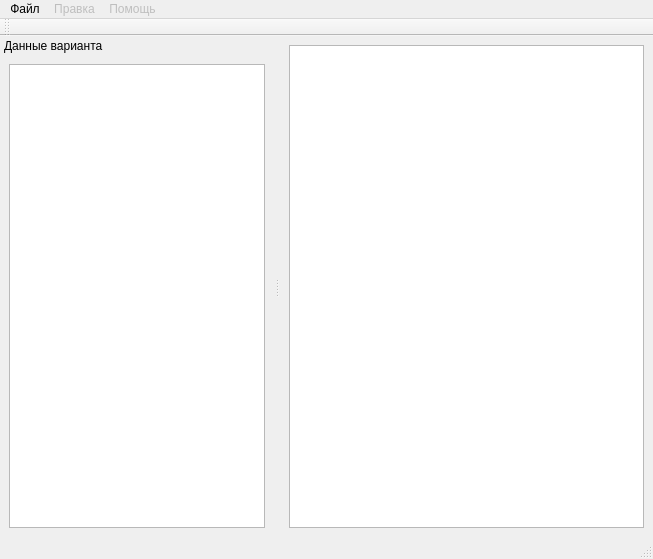
<?xml version="1.0" encoding="UTF-8"?>
<ui version="4.0">
 <class>MainWindow</class>
 <widget class="QMainWindow" name="MainWindow">
  <property name="geometry">
   <rect>
    <x>0</x>
    <y>0</y>
    <width>653</width>
    <height>559</height>
   </rect>
  </property>
  <property name="windowTitle">
   <string>MainWindow</string>
  </property>
  <widget class="QWidget" name="centralwidget">
   <layout class="QHBoxLayout" name="horizontalLayout_3">
    <item>
     <widget class="QGraphicsView" name="graphicsView"/>
    </item>
   </layout>
  </widget>
  <widget class="QMenuBar" name="menubar">
   <property name="geometry">
    <rect>
     <x>0</x>
     <y>0</y>
     <width>653</width>
     <height>21</height>
    </rect>
   </property>
   <widget class="QMenu" name="menu">
    <property name="title">
     <string>Файл</string>
    </property>
    <addaction name="newAction"/>
    <addaction name="openAction"/>
    <addaction name="separator"/>
    <addaction name="closeAction"/>
    <addaction name="separator"/>
    <addaction name="saveAction"/>
    <addaction name="saveAsAction"/>
    <addaction name="saveAllAction"/>
    <addaction name="separator"/>
    <addaction name="exitAction"/>
   </widget>
   <widget class="QMenu" name="menu_2">
    <property name="enabled">
     <bool>false</bool>
    </property>
    <property name="title">
     <string>Правка</string>
    </property>
   </widget>
   <widget class="QMenu" name="menu_3">
    <property name="enabled">
     <bool>false</bool>
    </property>
    <property name="title">
     <string>Помощь</string>
    </property>
    <addaction name="action_11"/>
   </widget>
   <addaction name="menu"/>
   <addaction name="menu_2"/>
   <addaction name="menu_3"/>
  </widget>
  <widget class="QStatusBar" name="statusbar"/>
  <widget class="QDockWidget" name="dockWidget">
   <property name="features">
    <set>QDockWidget::NoDockWidgetFeatures</set>
   </property>
   <property name="allowedAreas">
    <set>Qt::LeftDockWidgetArea|Qt::RightDockWidgetArea</set>
   </property>
   <property name="windowTitle">
    <string>Данные варианта</string>
   </property>
   <attribute name="dockWidgetArea">
    <number>1</number>
   </attribute>
   <widget class="QWidget" name="dockWidgetContents">
    <layout class="QHBoxLayout" name="horizontalLayout">
     <item>
      <widget class="QTreeView" name="treeView">
       <property name="editTriggers">
        <set>QAbstractItemView::DoubleClicked|QAbstractItemView::EditKeyPressed|QAbstractItemView::SelectedClicked</set>
       </property>
       <property name="selectionMode">
        <enum>QAbstractItemView::ExtendedSelection</enum>
       </property>
       <property name="rootIsDecorated">
        <bool>true</bool>
       </property>
       <property name="headerHidden">
        <bool>false</bool>
       </property>
      </widget>
     </item>
    </layout>
   </widget>
  </widget>
  <widget class="QToolBar" name="toolBar">
   <property name="windowTitle">
    <string>toolBar</string>
   </property>
   <attribute name="toolBarArea">
    <enum>TopToolBarArea</enum>
   </attribute>
   <attribute name="toolBarBreak">
    <bool>false</bool>
   </attribute>
  </widget>
  <action name="newAction">
   <property name="text">
    <string>Новый вариант...</string>
   </property>
  </action>
  <action name="openAction">
   <property name="text">
    <string>Открыть вариант...</string>
   </property>
  </action>
  <action name="closeAction">
   <property name="enabled">
    <bool>false</bool>
   </property>
   <property name="text">
    <string>Закрыть вариант</string>
   </property>
  </action>
  <action name="saveAction">
   <property name="enabled">
    <bool>false</bool>
   </property>
   <property name="text">
    <string>Сохранить</string>
   </property>
  </action>
  <action name="saveAsAction">
   <property name="enabled">
    <bool>false</bool>
   </property>
   <property name="text">
    <string>Сохранить как...</string>
   </property>
  </action>
  <action name="saveAllAction">
   <property name="enabled">
    <bool>false</bool>
   </property>
   <property name="text">
    <string>Сохранить всё</string>
   </property>
  </action>
  <action name="exitAction">
   <property name="text">
    <string>Выход</string>
   </property>
  </action>
  <action name="action_11">
   <property name="text">
    <string>О программе...</string>
   </property>
  </action>
 </widget>
 <resources/>
 <connections>
  <connection>
   <sender>exitAction</sender>
   <signal>triggered()</signal>
   <receiver>MainWindow</receiver>
   <slot>close()</slot>
   <hints>
    <hint type="sourcelabel">
     <x>-1</x>
     <y>-1</y>
    </hint>
    <hint type="destinationlabel">
     <x>326</x>
     <y>279</y>
    </hint>
   </hints>
  </connection>
 </connections>
 <slots>
  <slot>open()</slot>
 </slots>
</ui>
